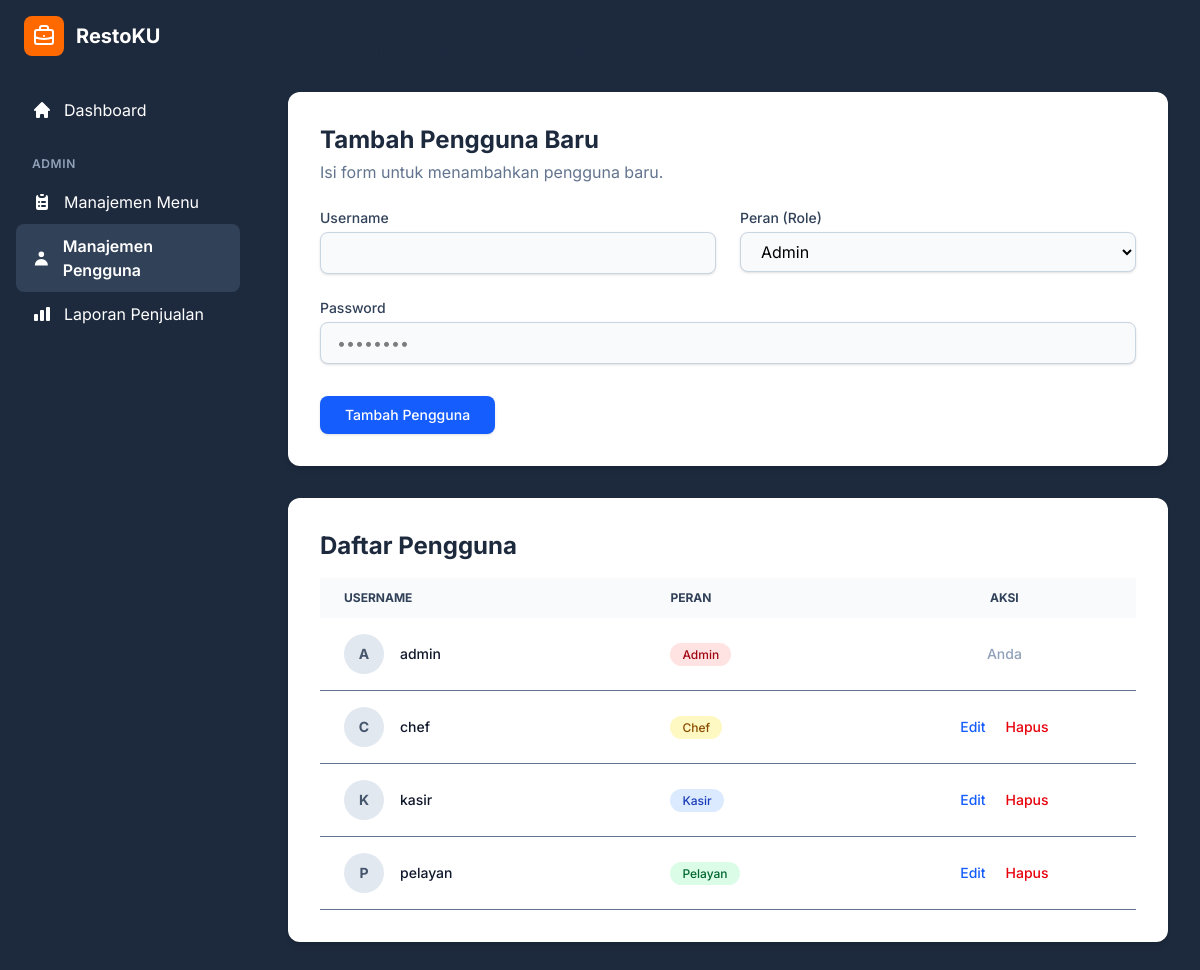
/admin/user_management.php (signed in), run on the app's committed database.
### tables this page shows
CREATE TABLE `users` (
  `user_id` int(11) NOT NULL,
  `username` varchar(50) NOT NULL,
  `password` varchar(255) NOT NULL,
  `role` enum('admin','pelayan','chef','kasir') NOT NULL
);

### admin/user_management.php (the view, shortened to what this page needs)
<?php
include '../includes/db_connect.php';
$edit_user = null;
$users = [];
$result_all_users = mysqli_query($conn, "SELECT user_id, username, role FROM users ORDER BY username ASC");
if ($result_all_users) {
    $users = mysqli_fetch_all($result_all_users, MYSQLI_ASSOC);
}
function get_role_badge($role) {
    $role_text = ucfirst(htmlspecialchars($role));
    $colors = [
        'admin' => 'bg-red-100 text-red-800',
        'kasir' => 'bg-blue-100 text-blue-800',
        'pelayan' => 'bg-green-100 text-green-800',
        'chef' => 'bg-yellow-100 text-yellow-800',
    ];
    $class = $colors[$role] ?? 'bg-gray-100 text-gray-800';
    return "<span class='px-3 py-1 text-xs font-medium rounded-full $class'>$role_text</span>";
}
?>
<!DOCTYPE html>
<html lang="id">
<head>
    <link href="../assets/css/output.css" rel="stylesheet">
</head>
<body class="bg-slate-100">
<div class="flex h-screen bg-slate-800">
    <aside class="w-64 flex-shrink-0 flex flex-col p-4 text-white">
        <a href="../dashboard.php" class="flex items-center gap-3 px-2 mb-8">
            <div class="bg-orange-500 p-2 rounded-lg">
            </div>
            <span class="text-xl font-bold">RestoKU</span>
        </a>
        <nav class="flex-1">
            <a href="../dashboard.php" class="flex items-center gap-3 px-4 py-2.5 rounded-lg hover:bg-slate-700 transition-colors">
                <svg xmlns="http://www.w3.org/2000/svg" class="h-5 w-5" viewBox="0 0 20 20" fill="currentColor"><path d="M10.707 2.293a1 1 0 00-1.414 0l-7 7a1 1 0 001.414 1.414L4 10.414V17a1 1 0 001 1h2a1 1 0 001-1v-2a1 1 0 011-1h2a1 1 0 011 1v2a1 1 0 001 1h2a1 1 0 001-1v-6.586l.293.293a1 1 0 001.414-1.414l-7-7z" /></svg>
                Dashboard
            </a>
            <h3 class="px-4 mt-6 mb-2 text-xs font-semibold text-slate-400 uppercase tracking-wider">Admin</h3>
            <a href="menu_management.php" class="flex items-center gap-3 px-4 py-2.5 rounded-lg hover:bg-slate-700 transition-colors">
                Manajemen Menu
            </a>
            <a href="user_management.php" class="flex items-center gap-3 px-4 py-2.5 rounded-lg bg-slate-700 font-semibold transition-colors">
                 <svg xmlns="http://www.w3.org/2000/svg" class="h-5 w-5" viewBox="0 0 20 20" fill="currentColor"><path fill-rule="evenodd" d="M10 9a3 3 0 100-6 3 3 0 000 6zm-7 9a7 7 0 1114 0H3z" clip-rule="evenodd" /></svg>
                Manajemen Pengguna
            </a>
             <a href="reports.php" class="flex items-center gap-3 px-4 py-2.5 rounded-lg hover:bg-slate-700 transition-colors">
                 <svg xmlns="http://www.w3.org/2000/svg" class="h-5 w-5" viewBox="0 0 20 20" fill="currentColor"><path d="M2 11a1 1 0 011-1h2a1 1 0 011 1v5a1 1 0 01-1 1H3a1 1 0 01-1-1v-5zM8 7a1 1 0 011-1h2a1 1 0 011 1v9a1 1 0 01-1 1H9a1 1 0 01-1-1V7zM14 4a1 1 0 011-1h2a1 1 0 011 1v12a1 1 0 01-1 1h-2a1 1 0 01-1-1V4z" /></svg>
                Laporan Penjualan
            </a>
        </nav>
    </aside>
    <main class="flex-1 p-6 lg:p-8 overflow-y-auto">
        <h1 class="text-3xl font-bold text-slate-800 mb-6">Manajemen Pengguna</h1>
        <div class="bg-white p-6 md:p-8 rounded-xl shadow-md mb-8">
            <h2 class="text-2xl font-bold text-slate-800 mb-1"><?php echo $edit_user ? 'Edit Pengguna' : 'Tambah Pengguna Baru'; ?></h2>
            <p class="mb-6 text-slate-500"><?php echo $edit_user ? 'Perbarui detail pengguna di bawah ini.' : 'Isi form untuk menambahkan pengguna baru.'; ?></p>
            <form action="user_management.php" method="POST" class="grid grid-cols-1 md:grid-cols-2 gap-6">
                <div>
                    <label for="username" class="block text-sm font-medium text-slate-700 mb-1">Username</label>
                    <input type="text" id="username" name="username" value="<?php echo htmlspecialchars($edit_user['username'] ?? ''); ?>" required class="block w-full px-4 py-2 bg-slate-50 border border-slate-300 rounded-lg shadow-sm focus:outline-none focus:ring-2 focus:ring-blue-500 focus:border-blue-500 transition <?php echo $edit_user ? 'bg-slate-200 cursor-not-allowed' : ''; ?>" <?php echo $edit_user ? 'readonly' : ''; ?>>
                </div>
                 <div>
                    <label for="role" class="block text-sm font-medium text-slate-700 mb-1">Peran (Role)</label>
                    <select id="role" name="role" required class="block w-full px-4 py-2 bg-slate-50 border border-slate-300 rounded-lg shadow-sm focus:outline-none focus:ring-2 focus:ring-blue-500 focus:border-blue-500 transition">
                        <option value="admin" <?php echo (isset($edit_user['role']) && $edit_user['role'] == 'admin') ? 'selected' : ''; ?>>Admin</option>
                    </select>
                </div>
                <div class="md:col-span-2">
                    <label for="password" class="block text-sm font-medium text-slate-700 mb-1">Password</label>
                    <input type="password" id="password" name="password" placeholder="••••••••" class="block w-full px-4 py-2 bg-slate-50 border border-slate-300 rounded-lg shadow-sm focus:outline-none focus:ring-2 focus:ring-blue-500 focus:border-blue-500 transition" <?php echo !$edit_user ? 'required' : ''; ?>>
                </div>
                <div class="md:col-span-2 flex items-center justify-start gap-4 mt-2">
                     <button type="submit" class="inline-flex justify-center py-2 px-6 border border-transparent shadow-sm text-sm font-medium rounded-lg text-white bg-blue-600 hover:bg-blue-700 focus:outline-none focus:ring-2 focus:ring-offset-2 focus:ring-blue-500 transition">
                        <?php echo $edit_user ? 'Simpan Perubahan' : 'Tambah Pengguna'; ?>
                    </button>
                </div>
            </form>
        </div>
        <div class="bg-white p-6 md:p-8 rounded-xl shadow-md">
            <h2 class="text-2xl font-bold text-slate-800 mb-4">Daftar Pengguna</h2>
            <div class="overflow-x-auto">
                <table class="min-w-full text-sm text-left text-slate-500">
                    <thead class="text-xs text-slate-700 uppercase bg-slate-50">
                        <tr>
                            <th scope="col" class="px-6 py-3 w-2/5">Username</th>
                            <th scope="col" class="px-6 py-3">Peran</th>
                            <th scope="col" class="px-6 py-3 text-center">Aksi</th>
                        </tr>
                    </thead>
                    <tbody>
                        <?php if (empty($users)): ?>
                        <tr class="bg-white"><td colspan="3" class="text-center py-10 text-slate-500">Belum ada pengguna yang terdaftar.</td></tr>
                        <?php else: ?>
                        <?php foreach ($users as $user): ?>
                        <tr class="bg-white border-b hover:bg-slate-50 transition">
                            <td class="px-6 py-4">
                                <div class="flex items-center gap-4">
                                    <div class="w-10 h-10 rounded-full bg-slate-200 flex items-center justify-center font-bold text-slate-600 flex-shrink-0">
                                        <?php echo strtoupper(substr($user['username'], 0, 1)); ?>
                                    </div>
                                    <span class="font-medium text-slate-900"><?php echo htmlspecialchars($user['username']); ?></span>
                                </div>
                            </td>
                            <td class="px-6 py-4"><?php echo get_role_badge($user['role']); ?></td>
                            <td class="px-6 py-4 text-center whitespace-nowrap">
                                <?php if ($user['user_id'] == $_SESSION['user_id']): ?>
                                    <span class="font-medium text-slate-400 cursor-not-allowed">Anda</span>
                                <?php else: ?>
                                    <a href="user_management.php?action=edit&id=<?php echo $user['user_id']; ?>" class="font-medium text-blue-600 hover:text-blue-800 transition mr-4">Edit</a>
                                    <a href="user_management.php?action=delete&id=<?php echo $user['user_id']; ?>" onclick="return confirm('Anda yakin ingin menghapus pengguna \'<?php echo addslashes(htmlspecialchars($user['username'])); ?>\'?');" class="font-medium text-red-600 hover:text-red-800 transition">Hapus</a>
                                <?php endif; ?>
                            </td>
                        </tr>
                        <?php endforeach; ?>
                        <?php endif; ?>
                    </tbody>
                </table>
            </div>
        </div>
    </main>
</div>
</body>
</html>

### admin/user_management.php (style rules this page uses)
body { font-family: 'Inter', sans-serif; }

### data on the page
users: username "A", username "admin", role "Admin", shows "Anda"
users: username "C", username "chef", role "Chef"
users: username "K", username "kasir", role "Kasir"
users: username "P", username "pelayan", role "Pelayan"
